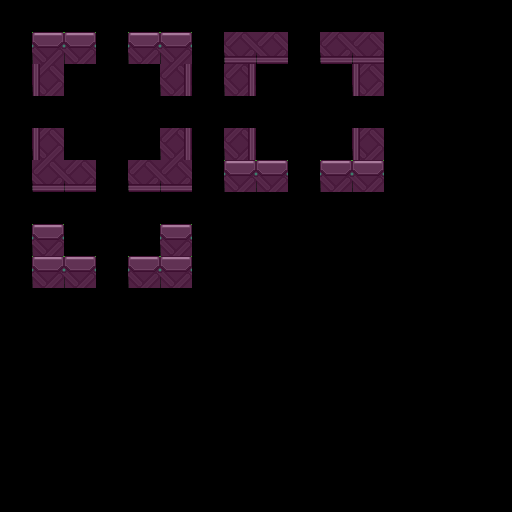

Rendered tile map (Tiled .tmx) drawn with the repository's tilesets; below, a short description and the map source with its tile grids summarised:
An orthogonal 16x16 tile map with 32x32 px tiles, 2 tile layers (regions, input_Level), 1 hidden layer not drawn.

<map version="1.0" orientation="orthogonal" width="16" height="16" tilewidth="32" tileheight="32">
 <tileset firstgid="1" name="Sprites32" tilewidth="32" tileheight="32">
  <image source="../../Textures/Sprites32.png" width="256" height="256" />
 </tileset>
 <layer name="regions" width="16" height="16">
  <data>[256 cells, 30 non-empty, 1 distinct tile ids]</data>
 </layer>
 <layer name="input_Level" width="16" height="16" opacity="0.57">
  <data>[256 cells, 30 non-empty, 4 distinct tile ids]</data>
 </layer>
 <layer name="output_Level" width="16" height="16" visible="0">
  <data>[256 cells, 12 non-empty, 10 distinct tile ids]</data>
 </layer>
</map>